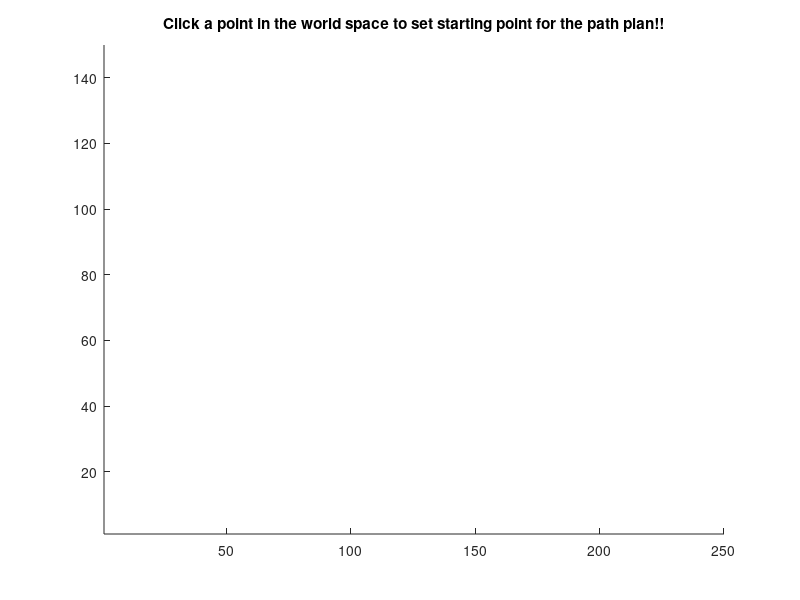

The MATLAB script that drew this image: (Note: this script raises an error after producing the figure.)
%% Anirudh Topiwala (UID: 115192386)
%% Project 3. (part 1)
% Implementation of A Star Algorithm on Obstacle Space of Project 2

%Clearing Variables
clc;clear all;close all;

 % This is to restart with a new set of (xstart,ystart) and (xgoal,ygoal)
 button='Yes'; 
 while(strcmp(button,'Yes'))

 
 %% Draw GUI = World space with Obstacles
figure('units','normalized','outerposition',[0 0 1 1])
hold on
title('Click a point in the world space to set starting point for the path plan!!');
axis([1 250 1 150])
ax = gca;
ax.XTick = [0:20:250];
ax.YTick = [0:20:150];

% Defining Obstacle Space
xsquare= [55,55,105,105];
ysquare=[67.5,112.5,112.5,67.5];
xcircle=180;ycircle=120;r=15;
xpolygon=[120,158, 165,188,168,145];
ypolygon=[55,51,89,51,14,14];

% Plotting Obstacle Space
fill(xsquare,ysquare,'b');
fill(xpolygon,ypolygon,'b');
filledCircle([xcircle,ycircle],r,1000,'b'); 

%% Taking Input from User

resolution=1;%Resolution can be changed depending on User. Please note that with increase in resolution, path found may slightly go into the obstacles. I recommend to keep resolution as 1

% Taking G-input
check=1;
while(check==1) %While loop to check if values of (xstart,ystart,xgoal,ygoal) are valid or not.
title('Click a point in the world space to set starting point for the path plan!!');
[xstart,ystart]=ginput(1);
% xstart=2; ystart=2;
xstart=(floor(xstart/resolution))*resolution; 
ystart=(floor(ystart/resolution))*resolution; 
rectangle('Position',[xstart ystart resolution resolution ], 'FaceColor','red','EdgeColor','k');

title('Click a point in the world space to set end point for the path plan!!');
[xgoal,ygoal] = ginput(1);
% xgoal=5;ygoal=5;
xgoal=(floor(xgoal/resolution))*resolution; 
ygoal=(floor(ygoal/resolution))*resolution; 

    if(~(checkforexist(xstart,ystart,resolution)))
        uiwait(msgbox('Inavalid Start Point Input. Click a point inside the valid workspace'));
    elseif(~(checkforexist(xgoal,ygoal,resolution)))
         uiwait(msgbox('Inavalid End Point Input. Click a point inside the valid workspace'));
    else
         check=0;
    end
end
rectangle('Position',[xgoal ygoal resolution resolution ], 'FaceColor','blue','EdgeColor','k');
tic
%% Initialize Varaibles
% xstart=1; ystart=1; xgoal=48;ygoal=56;
open= [xstart,ystart]; % X,Y positions of nodes in Open List
X=[xstart,ystart];  % X,Y positions of all possible nodes Explored.
cost(1)= 0; % Overall Cost of all nodes in Open List
c=0; % C2c of all possible nodes.
c2c(1)=0; % C2c of all nodes in open list.
Pnode(:,:,1)=[1 1]; % Intializing the parentnode storage. 
ncount=2; % Initializing Node count for all nodes (to keep track of nodes in X).
pcount=2; % Initializing Node count for open list (to keep track of nodes in open)
count=1;% Initialing parent node count.
closelist= [0 0];% Initializing Close list (it will store X and Y pos of nodes in closelist.

%% Main Loop

while(~isempty(open)) % Do only if there is a node availble in open list

[m,index]=min(cost); % Used to select the node in open list with minimum overall cost.
x= open(index,1); y= open(index,2); 
[~,count]=ismember([x y],X,'rows');
[~,c2ccount]=ismember([x y],open,'rows');
if (x==xgoal && y==ygoal)
    break
end
%% checking Upper node
xy=[x,y+resolution];
nodenum=1;
[X,Pnode,ncount,pcount,open,cost,c2c,c]=addnode(xy,X,closelist,Pnode,xgoal,ygoal,ncount,c2ccount,count,pcount,nodenum,open,cost,c2c,c,resolution);

%% Checking Right Node
xy=[x+resolution,y];
nodenum=1;
[X,Pnode,ncount,pcount,open,cost,c2c,c]=addnode(xy,X,closelist,Pnode,xgoal,ygoal,ncount,c2ccount,count,pcount,nodenum,open,cost,c2c,c,resolution);

%% Checking Down Node.
xy=[x,y-resolution];
nodenum=1;
[X,Pnode,ncount,pcount,open,cost,c2c,c]=addnode(xy,X,closelist,Pnode,xgoal,ygoal,ncount,c2ccount,count,pcount,nodenum,open,cost,c2c,c,resolution);

%% Checking Left Node
xy=[x-resolution,y];
nodenum=1;
[X,Pnode,ncount,pcount,open,cost,c2c,c]=addnode(xy,X,closelist,Pnode,xgoal,ygoal,ncount,c2ccount,count,pcount,nodenum,open,cost,c2c,c,resolution);

%% Checking Upper Right Node
xy=[x+resolution,y+resolution];
nodenum=0;
[X,Pnode,ncount,pcount,open,cost,c2c,c]=addnode(xy,X,closelist,Pnode,xgoal,ygoal,ncount,c2ccount,count,pcount,nodenum,open,cost,c2c,c,resolution);


%% Checking Down Right Node
xy=[x+resolution,y-resolution];
nodenum=0;
[X,Pnode,ncount,pcount,open,cost,c2c,c]=addnode(xy,X,closelist,Pnode,xgoal,ygoal,ncount,c2ccount,count,pcount,nodenum,open,cost,c2c,c,resolution);


%% Checking Down Left Node.
xy=[x-resolution,y-resolution];
nodenum=0;
[X,Pnode,ncount,pcount,open,cost,c2c,c]=addnode(xy,X,closelist,Pnode,xgoal,ygoal,ncount,c2ccount,count,pcount,nodenum,open,cost,c2c,c,resolution);


%% Checking Upper Left Node
xy=[x-resolution,y+resolution];
nodenum=0;
[X,Pnode,ncount,pcount,open,cost,c2c,c]=addnode(xy,X,closelist,Pnode,xgoal,ygoal,ncount,c2ccount,count,pcount,nodenum,open,cost,c2c,c,resolution);


%% Popping out Current Node out of open list
cost(index)=[];
open(index,:)=[];
c2c(index)=[];
pcount=pcount-1;
%% Adding the popped out node in close list
closelist= [x y;closelist];

end

%% Back Tracking the parent node to find the path
fin=0;l=1;
[~, ncountfinal]= ismember([xgoal,ygoal],X,'rows');
ncount=ncountfinal;
plt=X(ncount,:);
hold on
% plot(plt(1),plt(2),'*'); % Plotting the newley discovered closest node.
rectangle('Position',[plt(1) plt(2) resolution resolution ], 'FaceColor','green','EdgeColor','k'); %% Plotting explored Nodes.

count= Pnode(1,2,ncount);
plt=X(count,:);
% plot(plt(1),plt(2),'*'); % Plotting the newley discovered closest node.
rectangle('Position',[plt(1) plt(2) resolution resolution ], 'FaceColor','green','EdgeColor','k'); %% Plotting explored Nodes.

while(fin==0)
    count= Pnode(1,2,count);
    plt= X(count,:);
    if(plt(1)==xstart && plt(2)==ystart)
        fin=1;
    end
    rectangle('Position',[plt(1) plt(2) resolution resolution ], 'FaceColor','green','EdgeColor','k'); %% Plotting explored Nodes.
    % plot(plt(1),plt(2),'*'); % Plotting the newley discovered closest node.

    % pause(0.002);

end
toc
    button = questdlg('Do you Want to try again');

    if (strcmp(button,'Cancel') || strcmp(button,'No'))
        close all;
        break;
    else
        close all;clc;clear all;
        button='Yes';
    end
 end





